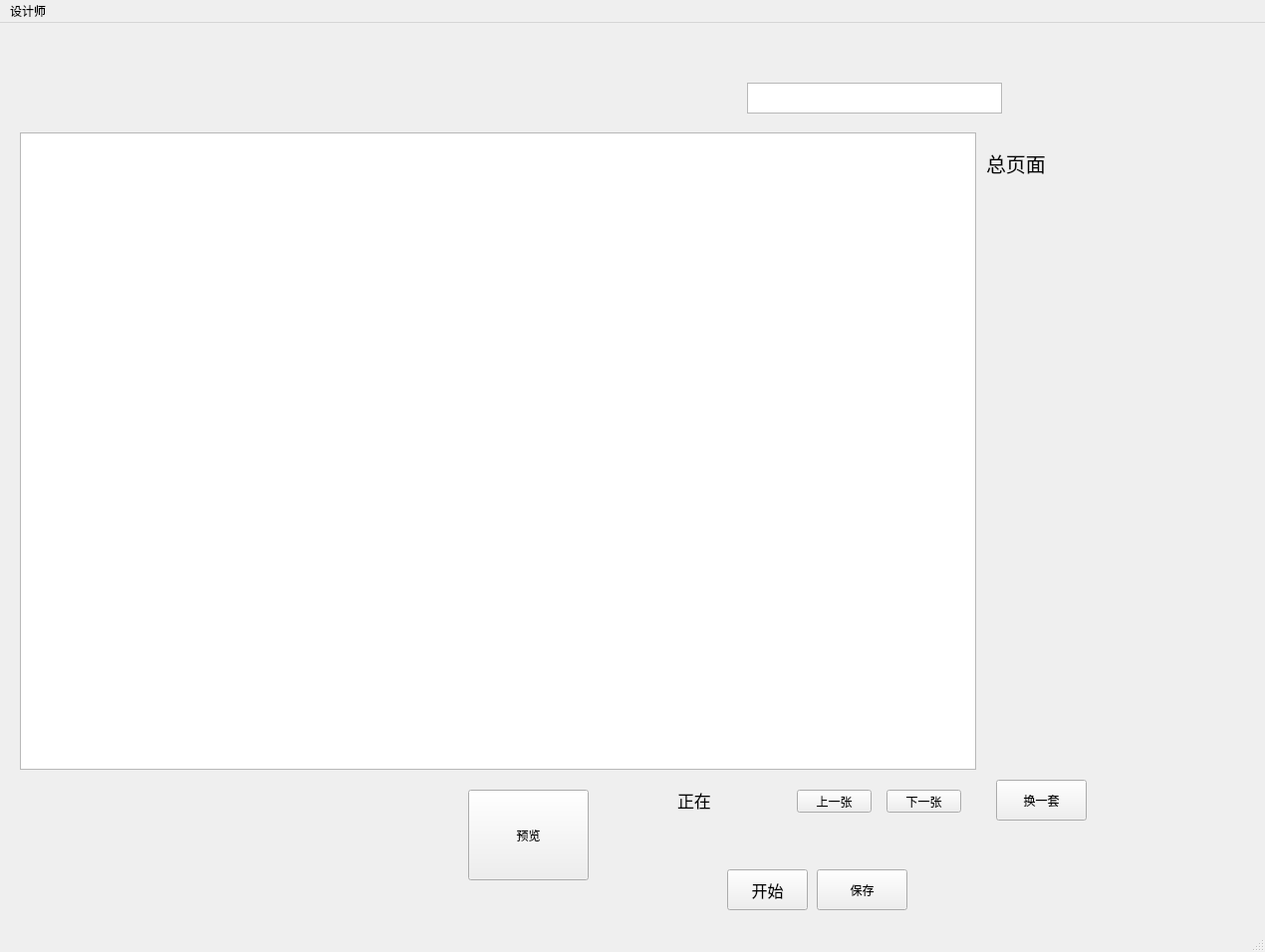
<?xml version="1.0" encoding="UTF-8"?>
<ui version="4.0">
 <class>MainWindow</class>
 <widget class="QMainWindow" name="MainWindow">
  <property name="enabled">
   <bool>true</bool>
  </property>
  <property name="geometry">
   <rect>
    <x>0</x>
    <y>0</y>
    <width>1270</width>
    <height>956</height>
   </rect>
  </property>
  <property name="minimumSize">
   <size>
    <width>1136</width>
    <height>862</height>
   </size>
  </property>
  <property name="baseSize">
   <size>
    <width>1169</width>
    <height>896</height>
   </size>
  </property>
  <property name="windowTitle">
   <string>MainWindow</string>
  </property>
  <property name="iconSize">
   <size>
    <width>26</width>
    <height>29</height>
   </size>
  </property>
  <widget class="QWidget" name="centralwidget">
   <widget class="QPushButton" name="prev">
    <property name="geometry">
     <rect>
      <x>800</x>
      <y>770</y>
      <width>75</width>
      <height>23</height>
     </rect>
    </property>
    <property name="text">
     <string>上一张</string>
    </property>
   </widget>
   <widget class="QPushButton" name="next">
    <property name="geometry">
     <rect>
      <x>890</x>
      <y>770</y>
      <width>75</width>
      <height>23</height>
     </rect>
    </property>
    <property name="text">
     <string>下一张</string>
    </property>
   </widget>
   <widget class="QPushButton" name="down">
    <property name="geometry">
     <rect>
      <x>730</x>
      <y>850</y>
      <width>81</width>
      <height>41</height>
     </rect>
    </property>
    <property name="font">
     <font>
      <pointsize>12</pointsize>
      <weight>50</weight>
      <bold>false</bold>
     </font>
    </property>
    <property name="text">
     <string>开始</string>
    </property>
   </widget>
   <widget class="QLabel" name="title">
    <property name="geometry">
     <rect>
      <x>150</x>
      <y>10</y>
      <width>591</width>
      <height>71</height>
     </rect>
    </property>
    <property name="font">
     <font>
      <pointsize>13</pointsize>
     </font>
    </property>
    <property name="text">
     <string/>
    </property>
   </widget>
   <widget class="QPushButton" name="change">
    <property name="geometry">
     <rect>
      <x>1000</x>
      <y>760</y>
      <width>91</width>
      <height>41</height>
     </rect>
    </property>
    <property name="text">
     <string>换一套</string>
    </property>
   </widget>
   <widget class="QPushButton" name="showimg">
    <property name="geometry">
     <rect>
      <x>470</x>
      <y>770</y>
      <width>121</width>
      <height>91</height>
     </rect>
    </property>
    <property name="text">
     <string>预览</string>
    </property>
   </widget>
   <widget class="QPushButton" name="save">
    <property name="geometry">
     <rect>
      <x>820</x>
      <y>850</y>
      <width>91</width>
      <height>41</height>
     </rect>
    </property>
    <property name="text">
     <string>保存</string>
    </property>
   </widget>
   <widget class="QGraphicsView" name="imageview">
    <property name="geometry">
     <rect>
      <x>20</x>
      <y>110</y>
      <width>960</width>
      <height>640</height>
     </rect>
    </property>
    <property name="baseSize">
     <size>
      <width>960</width>
      <height>640</height>
     </size>
    </property>
   </widget>
   <widget class="QLabel" name="label">
    <property name="enabled">
     <bool>true</bool>
    </property>
    <property name="geometry">
     <rect>
      <x>20</x>
      <y>110</y>
      <width>960</width>
      <height>640</height>
     </rect>
    </property>
    <property name="baseSize">
     <size>
      <width>960</width>
      <height>640</height>
     </size>
    </property>
    <property name="font">
     <font>
      <family>微软雅黑 Light</family>
      <pointsize>15</pointsize>
      <weight>50</weight>
      <italic>false</italic>
      <bold>false</bold>
      <underline>false</underline>
     </font>
    </property>
    <property name="text">
     <string/>
    </property>
   </widget>
   <widget class="QTextBrowser" name="log">
    <property name="geometry">
     <rect>
      <x>750</x>
      <y>60</y>
      <width>256</width>
      <height>31</height>
     </rect>
    </property>
   </widget>
   <widget class="QLabel" name="total">
    <property name="geometry">
     <rect>
      <x>990</x>
      <y>120</y>
      <width>101</width>
      <height>41</height>
     </rect>
    </property>
    <property name="font">
     <font>
      <pointsize>15</pointsize>
     </font>
    </property>
    <property name="text">
     <string>总页面</string>
    </property>
   </widget>
   <widget class="QLabel" name="now">
    <property name="geometry">
     <rect>
      <x>680</x>
      <y>770</y>
      <width>111</width>
      <height>21</height>
     </rect>
    </property>
    <property name="font">
     <font>
      <pointsize>13</pointsize>
     </font>
    </property>
    <property name="text">
     <string>正在</string>
    </property>
   </widget>
   <zorder>prev</zorder>
   <zorder>next</zorder>
   <zorder>down</zorder>
   <zorder>change</zorder>
   <zorder>showimg</zorder>
   <zorder>save</zorder>
   <zorder>imageview</zorder>
   <zorder>label</zorder>
   <zorder>title</zorder>
   <zorder>log</zorder>
   <zorder>total</zorder>
   <zorder>now</zorder>
  </widget>
  <widget class="QMenuBar" name="menubar">
   <property name="geometry">
    <rect>
     <x>0</x>
     <y>0</y>
     <width>1270</width>
     <height>23</height>
    </rect>
   </property>
   <widget class="QMenu" name="menu">
    <property name="title">
     <string>设计师</string>
    </property>
   </widget>
   <addaction name="menu"/>
  </widget>
  <widget class="QStatusBar" name="statusbar"/>
 </widget>
 <resources/>
 <connections/>
</ui>
